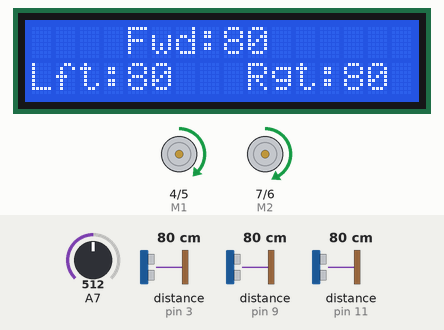
Simulated run of this sketch. Board: Arduino Uno, built with avr-gcc and run on an emulated ATmega328P. Parts: 16×2 character LCD, direction and speed pins drawn as motors (green arrow = direction pin HIGH = forward, orange = LOW = backward, longer = more drive). Wiring (inferred from the names in the program): 3 × ultrasonic range finder: trigger pin 2, echo pin 3 / trigger pin 8, echo pin 9 / trigger pin 10, echo pin 11. Inputs (shaded band) come from the test bench; at power-on: distance to the obstacle (sensors on pin 3, pin 9, pin 11) 80 cm, A7 = 512. The echo pulse lasts 58.3 µs per cm; random numbers use the default seed unless the sketch sets one; what the sketch prints to the serial monitor is not drawn.

Above: at 2.3 s.
2.4 s: distance to the obstacle (sensor on pin 3) set to 2 cm
At 4.0 s:
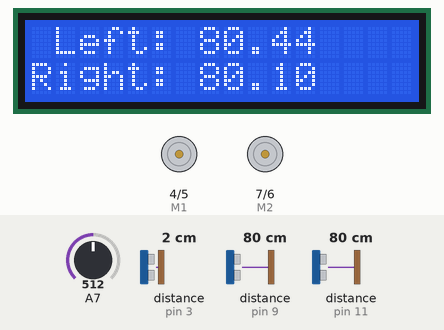
4.7 s: distance to the obstacle (sensor on pin 9) set to 2 cm
At 6.0 s:
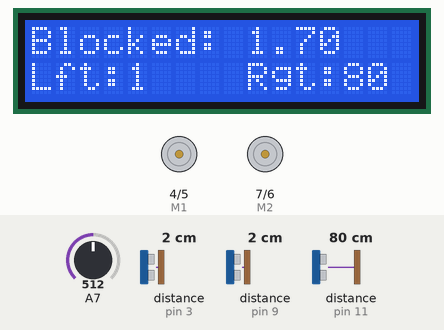
7.6 s: distance to the obstacle (sensor on pin 11) set to 32 cm
At 9.8 s:
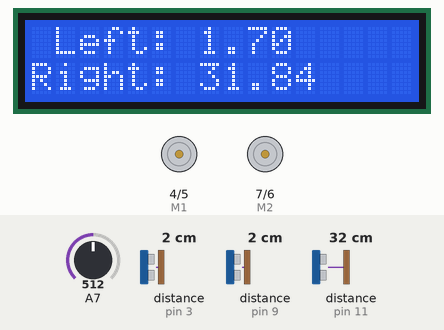
10.5 s: distance to the obstacle (sensor on pin 11) set to 27 cm
At 13.3 s:
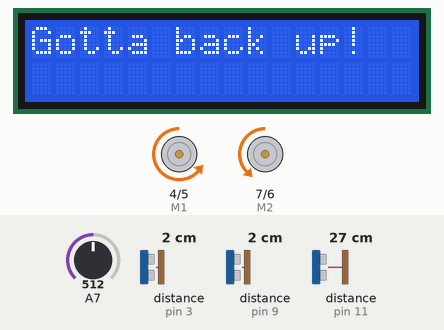
13.5 s: distance to the obstacle (sensor on pin 3) set to 28 cm
At 16.4 s:
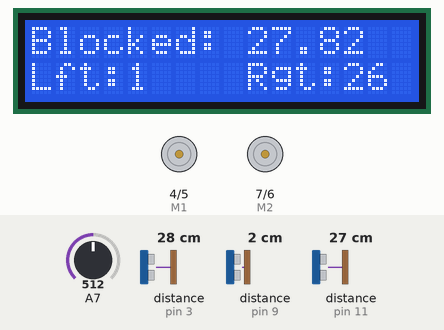
16.5 s: distance to the obstacle (sensor on pin 3) set to 34 cm
At 21.37 s:
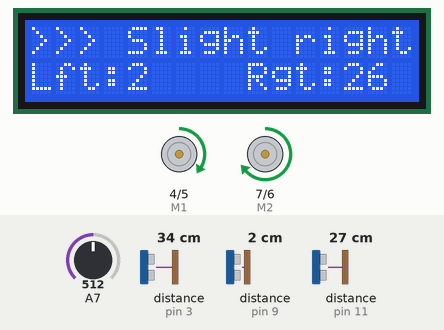
Timing chart, 0 to 22.7 s (numbered marks = the images above; inputs shaded):
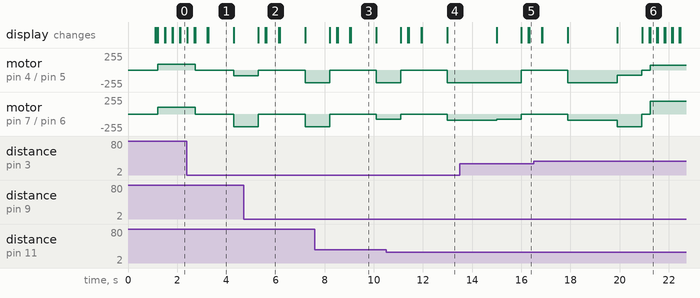

The sketch:

GaryRobotThreeEyes.ino
```cpp
// #include <Servo.h>
#include <Wire.h>
#include <LiquidCrystal_I2C.h>

/*********************************************************
 *  CONTROL CONSTANTS & VARIABLES
 *********************************************************/

// Normal operation:  debug=0, immobile=0, wait_to_start=1

// Constants
const int debug = 1;
const int immobile = 0;

// Variable default values
int wait_to_start = 1;

/*********************************************************
 *  GLOBAL CONSTANTS
 *********************************************************/

#define SENSOR1_TRIG_PIN 2
#define SENSOR1_ECHO_PIN 3
#define SENSOR2_TRIG_PIN 8
#define SENSOR2_ECHO_PIN 9
#define SENSOR3_TRIG_PIN 10
#define SENSOR3_ECHO_PIN 11
#define SENSOR_MIN_DIST 30
#define SENSOR_AVOID_DIST 50

// Various display delay settings
const int WAIT_before_changing_dir = 500;
const int WAIT_go_look_display = 1000;
const int WAIT_after_go_look = 20;

// Motor pins
int E1 = 5; //M1 Speed Control
int E2 = 6; //M2 Speed Control
int M1 = 4; //M1 Direction Control
int M2 = 7; //M1 Direction Control

/****************************************
 * Motor Speed Offset Multiplier
 ***************************************/
float motor_offset = .5;

// Forward movement rates
int forward_motorL = 210 * motor_offset;
int forward_motorR = 175 * motor_offset;

// Forward slight turn rates
int forward_left_motorL = 75 * motor_offset;
int forward_left_motorR = 220 * motor_offset;
int forward_right_motorL = 220 * motor_offset;
int forward_right_motorR = 75 * motor_offset;

// Backward movement rates
int backward_rate_motorL = 180 * motor_offset;
int backward_rate_motorR = 180 * motor_offset;

// Backward-turn rates
int left_back_motorL = 190;
int left_back_motorR = 75;
int right_back_motorL = 75;
int right_back_motorR = 190;
int backup_turn_duration = 1000;

//// Servo stuff: Currently unused, as we no longer use a movable eye to look around.
//// (Instead we now have three separate eyes to look in three directions at once.)
// int servoCenter = 91;
// int servoRight = 151; // how far right? Ma x is 180, full right.
// int servoLeft = 31; // how far left? Min is 0, full left.
// Servo myservo; // create servo object to control a servo

// LCD stuff
// Set the LCD address to 0x27 (Could be 0x20 if solder jumpers are bridged!)
// Set the pins on the I2C chip used for LCD connections:
//                    addr,en,rw,rs,d4,d5,d6,d7,bl,blpol
LiquidCrystal_I2C LCD(0x27, 2, 1, 0, 4, 5, 6, 7, 3, POSITIVE);  // Set the LCD I2C address

// Button stuff
int adc_key_val[5] = { 30, 150, 360, 535, 760 };
int NUM_KEYS = 5;
int key_in;
int key=-1;
int oldkey=-1;
byte randNum;

void setup() {

  // Sensor setup (HC SR04)
  pinMode(SENSOR1_TRIG_PIN, OUTPUT);
  pinMode(SENSOR1_ECHO_PIN, INPUT);
  pinMode(SENSOR2_TRIG_PIN, OUTPUT);
  pinMode(SENSOR2_ECHO_PIN, INPUT);
  pinMode(SENSOR3_TRIG_PIN, OUTPUT);
  pinMode(SENSOR3_ECHO_PIN, INPUT);

  //// Servo setup
  //myservo.attach(9);  // attaches the servo on pin 9 to the servo object
  //myservo.write(servoCenter); // center it by default

  // Motor setup
  pinMode(M1, OUTPUT);
  pinMode(M2, OUTPUT);

  // LCD setup
  LCD.begin(16, 2);  // 16 lines by 2 rows
  LCD.clear();
  LCD.backlight();

  Serial.begin(9600);
  randomSeed(analogRead(0));

  if (debug) {
    /* Print that we made it here */
    Serial.println("setup()");
    Serial.println("Wait loop - press button to start robot");
    LCD.setCursor(0,0);
    LCD.print("System Booted!");
    delay(1000);
    LCD.setCursor(0,0);
    LCD.print("Press button to");
    LCD.setCursor(5,1);
    LCD.print("start!");
  }
}

void loop() {
  // delay(50);

  int dir;
  float ping1, ping2, ping3;
  String tmpStr;

  if ( wait_to_start ) {
    key_in = analogRead(7);   // read the button value
    key = get_key(key_in);    // convert into key press

    if (key != oldkey) {      // if keypress is detected
      delay(50);              // wait for debounce time

      key_in = analogRead(7); // read the button value again
      key = get_key(key_in);  // convert into key press

      if (key != oldkey) {
        oldkey = key;
        if (key >= 0){
          wait_to_start = 0;
          if (debug) Serial.println("Wait loop - done!");
          LCD.clear();
        }
      }
    }

  } else {

    ping1 = ping_distance(SENSOR1_TRIG_PIN, SENSOR1_ECHO_PIN);
    tmpStr = "    Fwd:";
    tmpStr = tmpStr + (int)ping1 + "      ";
    LCD.setCursor(0,0);
    LCD.print(tmpStr);
    if (debug) Serial.println(tmpStr);

    ping2 = ping_distance(SENSOR2_TRIG_PIN, SENSOR2_ECHO_PIN);
    LCD.setCursor(0,1);
    tmpStr = "Lft:";
    tmpStr = tmpStr + (int)ping2 + "  ";
    LCD.print(tmpStr);
    LCD.print("  ");
    if (debug) Serial.println(tmpStr);

    ping3 = ping_distance(SENSOR3_TRIG_PIN, SENSOR3_ECHO_PIN);
    tmpStr = "Rgt:";
    tmpStr = tmpStr + (int)ping3 + "    ";
    LCD.setCursor(9,1);
    LCD.print(tmpStr);
    if (debug) Serial.println(tmpStr);

    if (( ping1 >= SENSOR_MIN_DIST ) && ( ping2 < SENSOR_AVOID_DIST )) {
      // Is forward okay, but left direction starting to get obstructed?
      // Begin slight right turn
      forward_right();
    } else if (( ping1 >= SENSOR_MIN_DIST ) && ( ping3 < SENSOR_AVOID_DIST )) {
      // Is forward okay, but right direction starting to get obstructed?
      // Begin slight left turn
      forward_left();
    } else if ( ping1 >= SENSOR_MIN_DIST ) {
      // Is forward direction still okay?
      go_forward();
    }

    // Is forward direction actually getting obstructed?
    if ( ping1 < SENSOR_MIN_DIST ) {

      LCD.setCursor(0,0);
      LCD.print("Blocked: ");
      LCD.print(ping1);

      brake();
      delay(WAIT_before_changing_dir);

      /**********************************************************
       ** Decide which way is most open
       **********************************************************/

      // Get a suggested direction to go
      dir = go_look();

      delay(WAIT_after_go_look);
      LCD.clear();

      // dir = 1 means that left is either blocked or less open than right
      if (dir == 1) {
        if (debug) Serial.println("Turning right!");
        LCD.setCursor(0,0);
        LCD.print("Turning right!");
        backup_right();
      }

      // dir = 2 means that right is either blocked or less open than left
      if (dir == 2) {
        if (debug) Serial.println("Turning left!");
        LCD.setCursor(0,0);
        LCD.print("Turning left!");
        backup_left();
      }

      // dir = 3 means that both ways are blocked, we should back up and try a random direction
      if (dir == 3) {
        LCD.setCursor(0,0);
        LCD.print("Gotta back up!");
        backup();
        randNum = random(1,3);
        Serial.print("randNum: ");
        Serial.println(randNum);
        if (randNum == 1) {
          LCD.setCursor(0,0);
          LCD.print("Turning right!");
          backup_right();
        } else {
          LCD.setCursor(0,0);
          LCD.print("Turning left!");
          backup_left();
        }
      }

      brake();
      LCD.clear();
      delay(20);
    }

    delay(250);

  } // wait
}

int go_look () {

  // look both ways for better path

  String tmpStr;
  LCD.clear();

  // Read the distance from the left sensor
  float distance_left = ping_distance(SENSOR2_TRIG_PIN, SENSOR2_ECHO_PIN);
  tmpStr = " Left: ";
  tmpStr = tmpStr + distance_left;
  LCD.setCursor(0,0);
  LCD.print(tmpStr);
  if (debug) Serial.println(tmpStr);

  // Read the distance from right sensor
  float distance_right = ping_distance(SENSOR3_TRIG_PIN, SENSOR3_ECHO_PIN);
  tmpStr = "Right: ";
  tmpStr = tmpStr + distance_right;
  LCD.setCursor(0,1);
  LCD.print(tmpStr);
  if (debug) Serial.println(tmpStr);

  // Delay after displaying values
  delay(WAIT_go_look_display);

  // Both ways are blocked, backup!
  if (( distance_left <= SENSOR_MIN_DIST ) && ( distance_right <= SENSOR_MIN_DIST )) {
    if (debug) Serial.print("Both left & right are blocked! ");
    return 3;
  }

  // Right is actually blocked, let's turn left for sure
  if ( distance_left <= SENSOR_MIN_DIST ) {
    if (debug) Serial.print("Left is blocked! ");
    return 1;
  }

  // Left is blocked, gotta turn right for sure
  if ( distance_right <= SENSOR_MIN_DIST ) {
    if (debug) Serial.print("Right is blocked! ");
    return 2;
  }

  // Both seem okay, but which way is better (longer open distance)?
  if ( distance_left > distance_right ) {
    if (debug) Serial.println("Left is more open!!!");
    return 2;
  } else {
    if (debug) Serial.println("Right is more open!!!");
    return 1;
  }

}

float ping_distance(int trigger, int echo)
{
  float cm;
  digitalWrite(trigger, LOW); //Low high and low level take a short time to pulse
  delayMicroseconds(2);
  digitalWrite(trigger, HIGH);
  delayMicroseconds(10);
  digitalWrite(trigger, LOW);

  cm = pulseIn(echo, HIGH) / 58.0; //Echo time conversion into cm
  cm = abs((int(cm * 100.0)) / 100.0); //Keep two decimal places, also convert to positive if needed

  return(cm);
}

void go_forward() {
  if (debug) Serial.println("Forward...");

  if (debug) Serial.print("---motorL: ");
  if (debug) Serial.println(forward_motorL);
  if (debug) Serial.print("---motorR: ");
  if (debug) Serial.println(forward_motorR);

  if (! immobile) digitalWrite(M1,HIGH);
  if (! immobile) digitalWrite(M2,HIGH);
  if (! immobile) analogWrite (E1,forward_motorR);
  if (! immobile) analogWrite (E2,forward_motorL);
}

void forward_left() {

  String tmpStr = "<<< Slight left ";
  if (debug) Serial.println(tmpStr);
  LCD.setCursor(0,0);
  LCD.print(tmpStr);

  if (debug) Serial.print("---motorL: ");
  if (debug) Serial.println(forward_motorL);
  if (debug) Serial.print("---motorR: ");
  if (debug) Serial.println(forward_motorR);

  if (! immobile) digitalWrite(M1,HIGH);
  if (! immobile) digitalWrite(M2,HIGH);
  if (! immobile) analogWrite (E1,forward_left_motorR);
  if (! immobile) analogWrite (E2,forward_left_motorL);
}

void forward_right() {
  String tmpStr = ">>> Slight right";
  if (debug) Serial.println(tmpStr);

  LCD.setCursor(0,0);
  LCD.print(tmpStr);

  if (debug) Serial.print("---motorL: ");
  if (debug) Serial.println(forward_motorL);
  if (debug) Serial.print("---motorR: ");
  if (debug) Serial.println(forward_motorR);

  if (! immobile) digitalWrite(M1,HIGH);
  if (! immobile) digitalWrite(M2,HIGH);
  if (! immobile) analogWrite (E1,forward_right_motorR);
  if (! immobile) analogWrite (E2,forward_right_motorL);
}

void backup() {
  if (debug) Serial.println("Reverse!!!");

  if (! immobile) digitalWrite(M1,LOW);
  if (! immobile) digitalWrite(M2,LOW);
  if (! immobile) analogWrite (E1,backward_rate_motorL);
  if (! immobile) analogWrite (E2,backward_rate_motorR);
  delay(2000);
}

void backup_left() {
  if (debug) Serial.println("Backup left…");

  if (debug) Serial.print("---motorL: ");
  if (debug) Serial.println(left_back_motorL);
  if (debug) Serial.print("---motorR: ");
  if (debug) Serial.println(left_back_motorR);

  if (! immobile) digitalWrite(M1,LOW);
  if (! immobile) digitalWrite(M2,LOW);
  if (! immobile) analogWrite (E1,left_back_motorR);
  if (! immobile) analogWrite (E2,left_back_motorL);
  delay(backup_turn_duration);
}

void backup_right() {
  if (debug) Serial.println("Backup right…");
  if (debug) Serial.println(left_back_motorL);
  if (debug) Serial.println(left_back_motorR);

  if (debug) Serial.print("---motorL: ");
  if (debug) Serial.println(right_back_motorL);
  if (debug) Serial.print("---motorR: ");
  if (debug) Serial.println(right_back_motorR);

  if (! immobile) digitalWrite(M1,LOW);
  if (! immobile) digitalWrite(M2,LOW);
  if (! immobile) analogWrite (E1,right_back_motorR);
  if (! immobile) analogWrite (E2,right_back_motorL);
  delay(backup_turn_duration);
}

void brake() {
  if (debug) Serial.println("Braking…");

  if (! immobile) digitalWrite(E1,LOW);
  if (! immobile) digitalWrite(E2,LOW);
}

int get_key(unsigned int input)
{
  int k;
  for (k = 0; k < NUM_KEYS; k++)
  {
    if (input < adc_key_val[k])
    {
      return k;
    }
  }

  if (k >= NUM_KEYS)
    k = -1;     // No valid key pressed

  return k;
}
```

Measured:
- the behaviour switches between 31 and 30 cm on distance to the obstacle (sensor on pin 11) (found by bisection; images 3 and 4)
- the behaviour switches between 30 and 31 cm on distance to the obstacle (sensor on pin 3) (found by bisection; images 5 and 6)
- after the input at 2.4 s, motor on pin 4 (M1) / pin 5 (E1): forward 87/255 → stopped after 0.33 s, → backward 87/255 1.6 s later; motor on pin 7 (M2) / pin 6 (E2): forward 105/255 → stopped after 0.33 s, → backward 190/255 1.6 s later
- what the display in image 1 shows lasts 1.0 s, from 3.3 s to 4.3 s
- what the display in image 2 shows lasts 0.5 s, from 5.6 s to 6.1 s
